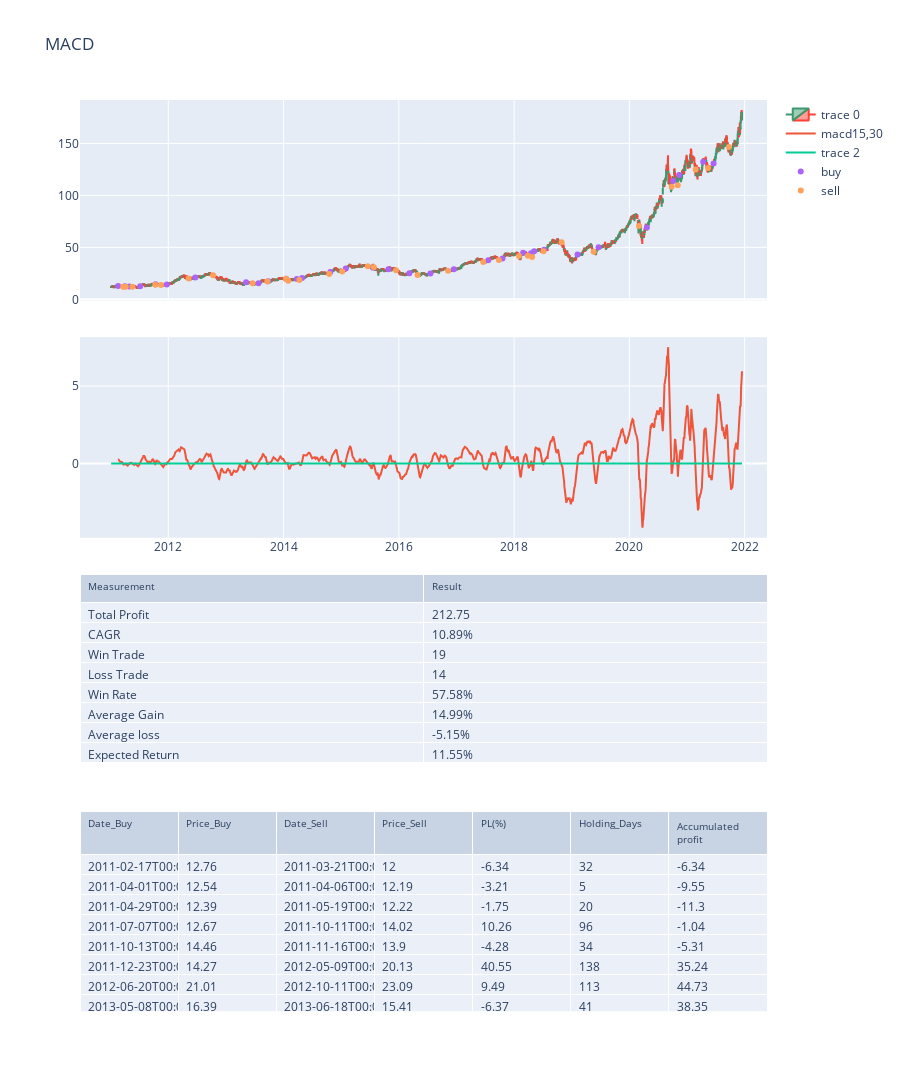

Notebook source saved alongside this figure:
### Code cell
plot_macd()

### Figure 1 — Plotly figure (JSON) as saved in the notebook; plotly's stock layout.template omitted (floating-point values rounded to 4 significant figures; data arrays with more than 128 entries replaced by an {"elided": "..."} marker saying what was removed)
{"data": [{"close": {"elided": "2757 float values"}, "high": {"elided": "2757 float values"}, "low": {"elided": "2757 float values"}, "open": {"elided": "2757 float values"}, "type": "candlestick", "x": {"elided": "2757 str values"}, "xaxis": "x", "yaxis": "y"}, {"mode": "lines", "name": "macd15,30", "type": "scatter", "x": {"elided": "2757 str values"}, "xaxis": "x2", "y": {"elided": "2757 float values"}, "yaxis": "y2"}, {"mode": "lines", "type": "scatter", "x": {"elided": "2757 str values"}, "xaxis": "x2", "y": {"elided": "2757 int values"}, "yaxis": "y2"}, {"mode": "markers", "name": "buy", "type": "scatter", "x": ["2011-02-17T00:00:00", "2011-04-01T00:00:00", "2011-04-29T00:00:00", "2011-07-07T00:00:00", "2011-10-13T00:00:00", "2011-12-23T00:00:00", "2012-06-20T00:00:00", "2013-05-08T00:00:00", "2013-07-26T00:00:00", "2013-09-25T00:00:00", "2014-01-17T00:00:00", "2014-03-26T00:00:00", "2014-04-28T00:00:00", "2014-10-24T00:00:00", "2015-01-30T00:00:00", "2015-07-22T00:00:00", "2015-10-27T00:00:00", "2016-03-08T00:00:00", "2016-07-19T00:00:00", "2016-12-15T00:00:00", "2017-07-21T00:00:00", "2017-10-19T00:00:00", "2018-02-27T00:00:00", "2018-04-18T00:00:00", "2018-05-08T00:00:00", "2018-07-10T00:00:00", "2019-02-07T00:00:00", "2019-06-20T00:00:00", "2020-04-21T00:00:00", "2020-10-05T00:00:00", "2020-11-12T00:00:00", "2021-04-13T00:00:00", "2021-06-18T00:00:00"], "xaxis": "x", "y": [12.76, 12.54, 12.39, 12.67, 14.46, 14.27, 21.01, 16.39, 15.55, 17.47, 19.7, 19.52, 20.46, 26.3, 29.6, 30.5, 28.85, 25.19, 24.89, 28.84, 37.5, 39.19, 44.78, 44.45, 46.25, 47.68, 43.1, 50.09, 69.07, 113.9, 119.6, 132.4, 130.7], "yaxis": "y"}, {"mode": "markers", "name": "sell", "type": "scatter", "x": ["2011-03-21T00:00:00", "2011-04-06T00:00:00", "2011-05-19T00:00:00", "2011-10-11T00:00:00", "2011-11-16T00:00:00", "2012-05-09T00:00:00", "2012-10-11T00:00:00", "2013-06-18T00:00:00", "2013-09-20T00:00:00", "2014-01-15T00:00:00", "2014-01-30T00:00:00", "2014-04-11T00:00:00", "2014-10-17T00:00:00", "2015-01-07T00:00:00", "2015-06-18T00:00:00", "2015-07-27T00:00:00", "2015-12-15T00:00:00", "2016-04-29T00:00:00", "2016-11-08T00:00:00", "2017-06-19T00:00:00", "2017-09-26T00:00:00", "2018-02-01T00:00:00", "2018-03-29T00:00:00", "2018-04-25T00:00:00", "2018-07-06T00:00:00", "2018-10-29T00:00:00", "2019-05-20T00:00:00", "2020-03-02T00:00:00", "2020-09-25T00:00:00", "2020-11-03T00:00:00", "2021-02-24T00:00:00", "2021-05-14T00:00:00", "2021-09-23T00:00:00"], "xaxis": "x", "y": [12, 12.19, 12.22, 14.02, 13.9, 20.13, 23.09, 15.41, 17.07, 19.77, 17.95, 18.54, 24.38, 26.8, 31.81, 30.77, 27.99, 23.5, 27.58, 35.92, 37.94, 41.79, 41.95, 40.65, 46.35, 54.8, 45.88, 70.57, 108.4, 109.7, 124.9, 126.2, 146.7], "yaxis": "y"}, {"cells": {"align": "left", "values": [["Total Profit", "CAGR", "Win Trade", "Loss Trade ", "Win Rate", "Average Gain", "Average loss", "Expected Return"], [212.8, "10.89%", 19, 14, "57.58%", "14.99%", "-5.15%", "11.55%"]]}, "domain": {"x": [0, 1], "y": [0.26, 0.48]}, "header": {"align": "left", "font": {"size": 10}, "values": ["Measurement", "Result"]}, "type": "table"}, {"cells": {"align": "left", "values": {"elided": "7x33 mixed values"}}, "domain": {"x": [0, 1], "y": [0, 0.22]}, "header": {"align": "left", "font": {"size": 10}, "values": ["Date_Buy", "Price_Buy", "Date_Sell", "Price_Sell", "PL(%)", "Holding_Days", "Accumulated profit"]}, "type": "table"}], "layout": {"height": 1200, "showlegend": true, "title": {"text": "MACD"}, "xaxis": {"anchor": "y", "domain": [0, 1], "matches": "x2", "rangeslider": {"visible": false}, "showticklabels": false}, "xaxis2": {"anchor": "y2", "domain": [0, 1]}, "yaxis": {"anchor": "x", "domain": [0.78, 1]}, "yaxis2": {"anchor": "x2", "domain": [0.52, 0.74]}}}
